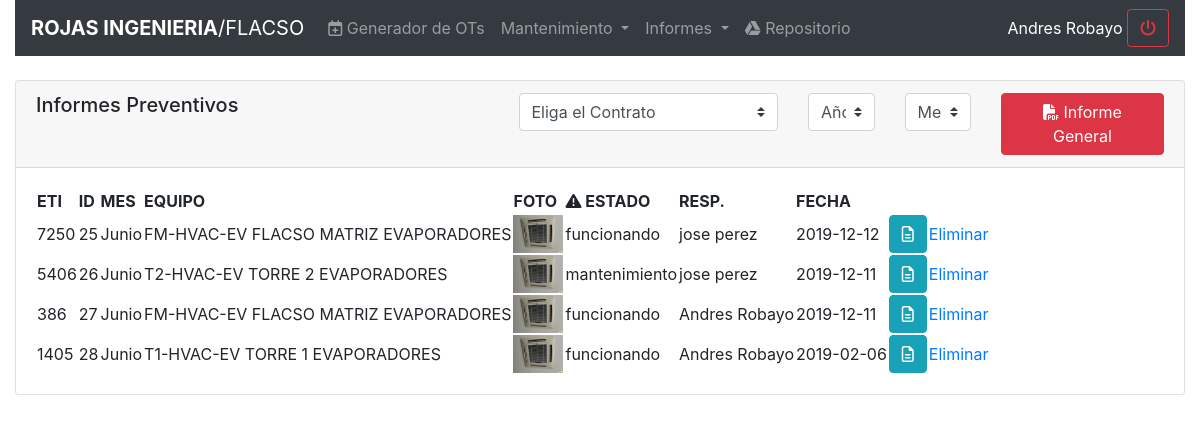
The page /informes.php (signed in) on the database as committed earlier.
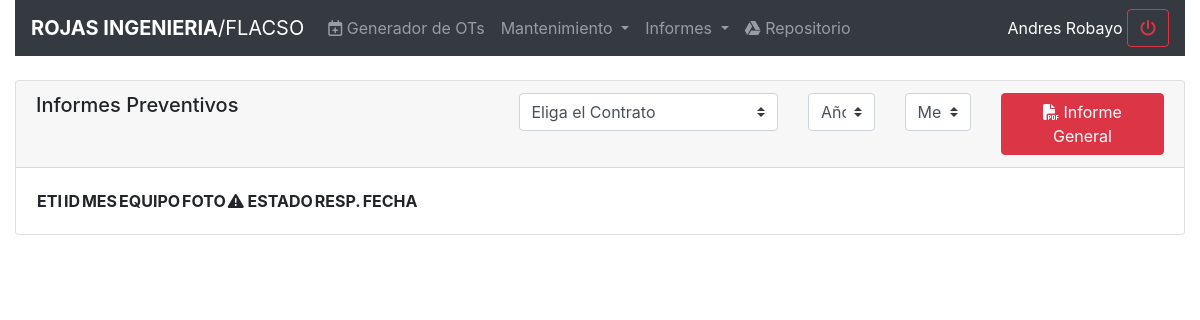
The same page on the database as committed later.
### tables this page shows
CREATE TABLE IF NOT EXISTS `equipo_tareas_informe` (
  `id` int(11) NOT NULL AUTO_INCREMENT,
  `user_id` int(11) NOT NULL,
  `fecha` varchar(20) NOT NULL,
  `mes_id` varchar(10) NOT NULL,
  `estado` varchar(20) NOT NULL,
  `observacion` text NOT NULL,
  `age` varchar(10) NOT NULL,
  `eti` varchar(10) NOT NULL,
  `created_at` varchar(20) NOT NULL,
  PRIMARY KEY (`id`)
);

CREATE TABLE IF NOT EXISTS `meses` (
  `id` int(11) NOT NULL AUTO_INCREMENT,
  `nombre` varchar(20) NOT NULL,
  PRIMARY KEY (`id`)
);

CREATE TABLE IF NOT EXISTS `usuarios` (
  `id` int(11) NOT NULL AUTO_INCREMENT,
  `nombres` varchar(30) NOT NULL,
  `apellidos` varchar(30) NOT NULL,
  `telefono` varchar(30) NOT NULL,
  `correo` varchar(30) NOT NULL,
  `clave` varchar(30) NOT NULL,
  `foto` varchar(100) NOT NULL,
  `rol` varchar(20) NOT NULL,
  `estado` int(1) NOT NULL,
  PRIMARY KEY (`id`)
);

### informes.php (the view, shortened to what this page needs)
<?php
  include 'controller/conexion.php';
?>
<!doctype html>
<html lang="en">
  <head><meta http-equiv="Content-Type" content="text/html; charset=utf-8">
    <?php include'includes/head.php' ?>
    <link rel="stylesheet" href="//cdn.datatables.net/1.10.20/css/jquery.dataTables.min.css">
  </head>
  <body>
    <section>
      <div class="container-fluid">
        <div class="row">
          <div class="col-sm-12">
            <?php include('navigation.php'); ?>
          </div>
        </div>
      </div>
    </section>
    <br>
    <section>
      <div class="container-fluid">
        <div class="row">
          <div class="col-sm-12">
            <div class="card">
              <div class="card-header">
                <div class="row">
                  <div class="col-sm-5">
                    <h5>Informes Preventivos</h5>
                  </div>
                  <div class="col-sm-3">
                    <form action="reportsByDates.php" method="POST">
                      <select class="custom-select" name="contrato">
                        <option>Eliga el Contrato</option>
                      </select>
                  </div>
                  <div class="col-sm-1">
                      <select class="custom-select" name="ano">
                        <option>Año</option>
                      </select>
                  </div>
                  <div class="col-sm-1">
                      <select class="custom-select" name="mes">
                        <option>Mes</option>
                      </select>
                  </div>
                  <div class="col-sm-2">
                      <button class="btn btn-danger"><i class="fas fa-file-pdf"></i> Informe General</button>
                  </div>
                </div>
              </div>
              <div class="card-body">
                <table id="myTable" class="display">
                  <thead>
                    <tr>
                      <th>ETI</th>
                      <th>ID</th>
                      <th>MES</th>
                      <th>EQUIPO</th>
                      <th>FOTO</th>
                      <th><i class="fas fa-exclamation-triangle"></i> ESTADO</th>
                      <th>RESP.</th>
                      <th>FECHA</th>
                      <th></th>
                      <th></th>
                      <th></th>
                    </tr>
                  </thead>
                  <tbody>
                    <?php
                      $eti = $db->query("SELECT DISTINCT equipo_tareas.eti, equipo_tareas_informe.id as eti_id, equipo_tareas_informe.eti as idEti, meses.nombre as mes_nombre, equiposp.nombre as equipo_nombre, equiposp.foto as equipo_foto, equipo_tareas_informe.estado as eti_estado, usuarios.nombres as user_name, usuarios.apellidos as user_lastname, equipo_tareas_informe.fecha as eti_fecha  FROM equipo_tareas_informe INNER JOIN meses ON equipo_tareas_informe.mes_id = meses.id INNER JOIN equipo_tareas ON equipo_tareas_informe.eti = equipo_tareas.eti INNER JOIN equiposp ON equipo_tareas.equipo_id = equiposp.id INNER JOIN usuarios ON equipo_tareas_informe.user_id = usuarios.id ")or die('error'.mysqli_errno($db));
                      while($fila = mysqli_fetch_array($eti))
                      {
                        if($_SESSION['rol']=='admin')
                        {
                            $rol = 'block';
                        }
                        echo "<tr>
                                <td>".$fila['idEti']."</td>
                                <td style='display:none'>".$fila['equipo_foto']."</td>
                                <td>".$fila['eti_id']."</td>
                                <td>".$fila['mes_nombre']."</td>
                                <td>".$fila['equipo_nombre']."</td>
                                <td><img width='50' src='".str_replace('../', '', $fila['equipo_foto'])."'></td>
                                <td>".$fila['eti_estado']."</td>
                                <td>".$fila['user_name']." ".$fila['user_lastname']."</td>
                                <td>".$fila['eti_fecha']."</td>
                                <td><button data-toggle='modal' data-target='#exampleModal' class='btn btn-info btn_showInfomrme'><i class='far fa-file-alt'></i></button></td>
                                <td><a style='display:".$rol."' onclick='return confirm()' href='controller/eliminar_informe.php?eti=".$fila['idEti']."'>Eliminar</a></td>
                              </tr>";
                      }
                    ?>
                  </tbody>
                </table>
              </div>
            </div>
          </div>
        </div>
      </div>
    </section>
  </body>
</html>

### includes/head.php (shortened to what this page needs)
<link rel="stylesheet" href="https://stackpath.bootstrapcdn.com/bootstrap/4.3.1/css/bootstrap.min.css">
<link href="https://cdnjs.cloudflare.com/ajax/libs/select2/4.0.10/css/select2.min.css" rel="stylesheet" />

### navigation.php (shortened to what this page needs)
<?php
  if(($_SESSION['rol'])=='admin'){
    $menu='block';
  }
  else if(($_SESSION['rol'])=='tecnico' || ($_SESSION['rol'])=='invitado'){
    $menu='none';
  }
  if(($_SESSION['rol'])=='invitado'){
    $btn_mantenimiento='none';
  }else{
    $btn_mantenimiento='block';
  }
 ?>
<nav class="sticky-top navbar navbar-expand-lg navbar-dark bg-dark">
  <a class="navbar-brand" href="home.php"><strong>ROJAS INGENIERIA</strong>/FLACSO</a>
  <div class="collapse navbar-collapse" id="navbarSupportedContent">
    <ul class="navbar-nav mr-auto">
      <li class="nav-item" style="display: <?php echo $menu ?>">
        <a class="nav-link" href="schedule_process.php"><i class="far fa-calendar-plus"></i> Generador de OTs</a>
      </li>
       <li class="nav-item dropdown" style="display: <?php echo $btn_mantenimiento ?>">
        <a class="nav-link dropdown-toggle" href="#" id="navbarDropdown" role="button" data-toggle="dropdown" aria-haspopup="true" aria-expanded="false">
          Mantenimiento
        </a>
      </li>
       <li class="nav-item dropdown">
        <a class="nav-link dropdown-toggle" href="#" id="navbarDropdown" role="button" data-toggle="dropdown" aria-haspopup="true" aria-expanded="false">
          Informes
        </a>
      <li class="nav-item">
        <a class="nav-link" href="repositorio.php"><i class="fab fa-google-drive"></i> Repositorio</a>
      </li>
    </ul>
    <form class="form-inline my-2 my-lg-0">
      <span style="color: #fff;"><?php echo $_SESSION['userActive'] ?></span> &nbsp;
      <a href="salir.php" class="btn btn-outline-danger my-2 my-sm-0"><i class="fas fa-power-off"></i></a>
    </form>
  </div>
</nav>

Rows that differ between the two databases and show on the page:
removed equipo_tareas_informe: eti "7250", id "25", mes.nombre "Junio", equipo_nombre "FM-HVAC-EV FLACSO MATRIZ EVAPORADORES", estado "funcionando", user.nombres "jose", user.apellidos "perez", fecha "2019-12-12"
removed equipo_tareas_informe: eti "5406", id "26", mes.nombre "Junio", equipo_nombre "T2-HVAC-EV TORRE 2 EVAPORADORES", estado "mantenimiento", user.nombres "jose", user.apellidos "perez", fecha "2019-12-11"
removed equipo_tareas_informe: eti "386", id "27", mes.nombre "Junio", equipo_nombre "FM-HVAC-EV FLACSO MATRIZ EVAPORADORES", estado "funcionando", user.nombres "Andres", user.apellidos "Robayo", fecha "2019-12-11"
removed equipo_tareas_informe: eti "1405", id "28", mes.nombre "Junio", equipo_nombre "T1-HVAC-EV TORRE 1 EVAPORADORES", estado "funcionando", user.nombres "Andres", user.apellidos "Robayo", fecha "2019-02-06"
